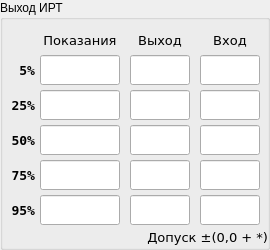
     <widget class="QGroupBox" name="groupBox_out_irt">
      <property name="geometry">
       <rect>
        <x>11</x>
        <y>238</y>
        <width>270</width>
        <height>250</height>
       </rect>
      </property>
      <property name="title">
       <string>Выход ИРТ</string>
      </property>
      <widget class="QLineEdit" name="lineEdit_out_irt_value_5">
       <property name="enabled">
        <bool>true</bool>
       </property>
       <property name="geometry">
        <rect>
         <x>40</x>
         <y>55</y>
         <width>80</width>
         <height>30</height>
        </rect>
       </property>
       <property name="font">
        <font>
         <family>Segoe UI</family>
         <pointsize>11</pointsize>
        </font>
       </property>
       <property name="inputMask">
        <string/>
       </property>
       <property name="text">
        <string/>
       </property>
       <property name="maxLength">
        <number>10</number>
       </property>
       <property name="frame">
        <bool>true</bool>
       </property>
       <property name="cursorPosition">
        <number>0</number>
       </property>
       <property name="placeholderText">
        <string/>
       </property>
       <property name="cursorMoveStyle">
        <enum>Qt::LogicalMoveStyle</enum>
       </property>
       <property name="clearButtonEnabled">
        <bool>false</bool>
       </property>
      </widget>
      <widget class="QLabel" name="label_out_irt_5">
       <property name="geometry">
        <rect>
         <x>10</x>
         <y>55</y>
         <width>25</width>
         <height>30</height>
        </rect>
       </property>
       <property name="font">
        <font>
         <family>DejaVu Sans Mono</family>
         <pointsize>10</pointsize>
         <weight>75</weight>
         <bold>true</bold>
        </font>
       </property>
       <property name="text">
        <string>5%</string>
       </property>
       <property name="alignment">
        <set>Qt::AlignRight|Qt::AlignTrailing|Qt::AlignVCenter</set>
       </property>
       <property name="buddy">
        <cstring>lineEdit_out_irt_value_5</cstring>
       </property>
      </widget>
      <widget class="QLineEdit" name="lineEdit_out_irt_value_95">
       <property name="geometry">
        <rect>
         <x>40</x>
         <y>195</y>
         <width>80</width>
         <height>30</height>
        </rect>
       </property>
       <property name="font">
        <font>
         <family>Segoe UI</family>
         <pointsize>11</pointsize>
        </font>
       </property>
       <property name="maxLength">
        <number>10</number>
       </property>
      </widget>
      <widget class="QLineEdit" name="lineEdit_out_irt_in_50">
       <property name="enabled">
        <bool>true</bool>
       </property>
       <property name="geometry">
        <rect>
         <x>200</x>
         <y>125</y>
         <width>60</width>
         <height>30</height>
        </rect>
       </property>
       <property name="font">
        <font>
         <family>Segoe UI</family>
         <pointsize>11</pointsize>
        </font>
       </property>
       <property name="readOnly">
        <bool>true</bool>
       </property>
      </widget>
      <widget class="QLineEdit" name="lineEdit_out_irt_in_5">
       <property name="enabled">
        <bool>true</bool>
       </property>
       <property name="geometry">
        <rect>
         <x>200</x>
         <y>55</y>
         <width>60</width>
         <height>30</height>
        </rect>
       </property>
       <property name="font">
        <font>
         <family>Segoe UI</family>
         <pointsize>11</pointsize>
        </font>
       </property>
       <property name="inputMethodHints">
        <set>Qt::ImhNone</set>
       </property>
       <property name="text">
        <string/>
       </property>
       <property name="readOnly">
        <bool>true</bool>
       </property>
      </widget>
      <widget class="QLineEdit" name="lineEdit_out_irt_value_50">
       <property name="geometry">
        <rect>
         <x>40</x>
         <y>125</y>
         <width>80</width>
         <height>30</height>
        </rect>
       </property>
       <property name="font">
        <font>
         <family>Segoe UI</family>
         <pointsize>11</pointsize>
        </font>
       </property>
       <property name="maxLength">
        <number>10</number>
       </property>
       <property name="clearButtonEnabled">
        <bool>false</bool>
       </property>
      </widget>
      <widget class="QLabel" name="label_out_irt_95">
       <property name="geometry">
        <rect>
         <x>10</x>
         <y>195</y>
         <width>25</width>
         <height>30</height>
        </rect>
       </property>
       <property name="font">
        <font>
         <family>DejaVu Sans Mono</family>
         <pointsize>10</pointsize>
         <weight>75</weight>
         <bold>true</bold>
        </font>
       </property>
       <property name="text">
        <string>95%</string>
       </property>
       <property name="alignment">
        <set>Qt::AlignRight|Qt::AlignTrailing|Qt::AlignVCenter</set>
       </property>
       <property name="buddy">
        <cstring>lineEdit_out_irt_value_95</cstring>
       </property>
      </widget>
      <widget class="QLineEdit" name="lineEdit_out_irt_value_25">
       <property name="geometry">
        <rect>
         <x>40</x>
         <y>90</y>
         <width>80</width>
         <height>30</height>
        </rect>
       </property>
       <property name="font">
        <font>
         <family>Segoe UI</family>
         <pointsize>11</pointsize>
        </font>
       </property>
       <property name="maxLength">
        <number>10</number>
       </property>
       <property name="clearButtonEnabled">
        <bool>false</bool>
       </property>
      </widget>
      <widget class="QLabel" name="label_out_irt_input">
       <property name="geometry">
        <rect>
         <x>200</x>
         <y>32</y>
         <width>60</width>
         <height>17</height>
        </rect>
       </property>
       <property name="font">
        <font>
         <family>DejaVu Sans</family>
         <pointsize>10</pointsize>
         <weight>50</weight>
         <bold>false</bold>
        </font>
       </property>
       <property name="text">
        <string>Вход</string>
       </property>
       <property name="alignment">
        <set>Qt::AlignCenter</set>
       </property>
      </widget>
      <widget class="QLabel" name="label_out_irt_25">
       <property name="geometry">
        <rect>
         <x>10</x>
         <y>90</y>
         <width>25</width>
         <height>30</height>
        </rect>
       </property>
       <property name="font">
        <font>
         <family>DejaVu Sans Mono</family>
         <pointsize>10</pointsize>
         <weight>75</weight>
         <bold>true</bold>
        </font>
       </property>
       <property name="text">
        <string>25%</string>
       </property>
       <property name="alignment">
        <set>Qt::AlignRight|Qt::AlignTrailing|Qt::AlignVCenter</set>
       </property>
       <property name="buddy">
        <cstring>lineEdit_out_irt_value_25</cstring>
       </property>
      </widget>
      <widget class="QLabel" name="label_out_irt_50">
       <property name="geometry">
        <rect>
         <x>10</x>
         <y>125</y>
         <width>25</width>
         <height>30</height>
        </rect>
       </property>
       <property name="font">
        <font>
         <family>DejaVu Sans Mono</family>
         <pointsize>10</pointsize>
         <weight>75</weight>
         <bold>true</bold>
        </font>
       </property>
       <property name="text">
        <string>50%</string>
       </property>
       <property name="alignment">
        <set>Qt::AlignRight|Qt::AlignTrailing|Qt::AlignVCenter</set>
       </property>
       <property name="buddy">
        <cstring>lineEdit_out_irt_value_50</cstring>
       </property>
      </widget>
      <widget class="QLabel" name="label_out_irt_value">
       <property name="geometry">
        <rect>
         <x>40</x>
         <y>32</y>
         <width>80</width>
         <height>17</height>
        </rect>
       </property>
       <property name="font">
        <font>
         <family>DejaVu Sans</family>
         <pointsize>10</pointsize>
         <weight>50</weight>
         <bold>false</bold>
        </font>
       </property>
       <property name="text">
        <string>Показания</string>
       </property>
       <property name="alignment">
        <set>Qt::AlignCenter</set>
       </property>
      </widget>
      <widget class="QLineEdit" name="lineEdit_out_irt_in_25">
       <property name="enabled">
        <bool>true</bool>
       </property>
       <property name="geometry">
        <rect>
         <x>200</x>
         <y>90</y>
         <width>60</width>
         <height>30</height>
        </rect>
       </property>
       <property name="font">
        <font>
         <family>Segoe UI</family>
         <pointsize>11</pointsize>
        </font>
       </property>
       <property name="readOnly">
        <bool>true</bool>
       </property>
      </widget>
      <widget class="QLineEdit" name="lineEdit_out_irt_value_75">
       <property name="geometry">
        <rect>
         <x>40</x>
         <y>160</y>
         <width>80</width>
         <height>30</height>
        </rect>
       </property>
       <property name="font">
        <font>
         <family>Segoe UI</family>
         <pointsize>11</pointsize>
        </font>
       </property>
       <property name="maxLength">
        <number>10</number>
       </property>
      </widget>
      <widget class="QLineEdit" name="lineEdit_out_irt_in_75">
       <property name="enabled">
        <bool>true</bool>
       </property>
       <property name="geometry">
        <rect>
         <x>200</x>
         <y>160</y>
         <width>60</width>
         <height>30</height>
        </rect>
       </property>
       <property name="font">
        <font>
         <family>Segoe UI</family>
         <pointsize>11</pointsize>
        </font>
       </property>
       <property name="readOnly">
        <bool>true</bool>
       </property>
      </widget>
      <widget class="QLineEdit" name="lineEdit_out_irt_in_95">
       <property name="enabled">
        <bool>true</bool>
       </property>
       <property name="geometry">
        <rect>
         <x>200</x>
         <y>195</y>
         <width>60</width>
         <height>30</height>
        </rect>
       </property>
       <property name="font">
        <font>
         <family>Segoe UI</family>
         <pointsize>11</pointsize>
        </font>
       </property>
       <property name="readOnly">
        <bool>true</bool>
       </property>
      </widget>
      <widget class="QLabel" name="label_out_irt_75">
       <property name="geometry">
        <rect>
         <x>10</x>
         <y>160</y>
         <width>25</width>
         <height>30</height>
        </rect>
       </property>
       <property name="font">
        <font>
         <family>DejaVu Sans Mono</family>
         <pointsize>10</pointsize>
         <weight>75</weight>
         <bold>true</bold>
        </font>
       </property>
       <property name="text">
        <string>75%</string>
       </property>
       <property name="alignment">
        <set>Qt::AlignRight|Qt::AlignTrailing|Qt::AlignVCenter</set>
       </property>
       <property name="buddy">
        <cstring>lineEdit_out_irt_value_75</cstring>
       </property>
      </widget>
      <widget class="QLabel" name="label_acceptance_error_irt">
       <property name="geometry">
        <rect>
         <x>2</x>
         <y>230</y>
         <width>266</width>
         <height>15</height>
        </rect>
       </property>
       <property name="font">
        <font>
         <family>DejaVu Sans</family>
         <pointsize>10</pointsize>
         <weight>50</weight>
         <bold>false</bold>
        </font>
       </property>
       <property name="toolTip">
        <string>&lt;html&gt;&lt;head/&gt;&lt;body&gt;&lt;p&gt;* - одна единица последнего разряда, выраженная в процентах от диапазона измерений&lt;/p&gt;&lt;/body&gt;&lt;/html&gt;</string>
       </property>
       <property name="text">
        <string>Допуск ±(0,0 + *)</string>
       </property>
       <property name="alignment">
        <set>Qt::AlignRight|Qt::AlignTrailing|Qt::AlignVCenter</set>
       </property>
      </widget>
      <widget class="QLabel" name="label_out_irt_output">
       <property name="geometry">
        <rect>
         <x>130</x>
         <y>32</y>
         <width>60</width>
         <height>17</height>
        </rect>
       </property>
       <property name="font">
        <font>
         <family>DejaVu Sans</family>
         <pointsize>10</pointsize>
         <weight>50</weight>
         <bold>false</bold>
        </font>
       </property>
       <property name="text">
        <string>Выход</string>
       </property>
       <property name="alignment">
        <set>Qt::AlignCenter</set>
       </property>
      </widget>
      <widget class="QLineEdit" name="lineEdit_out_irt_output_50">
       <property name="enabled">
        <bool>true</bool>
       </property>
       <property name="geometry">
        <rect>
         <x>130</x>
         <y>125</y>
         <width>60</width>
         <height>30</height>
        </rect>
       </property>
       <property name="font">
        <font>
         <family>Segoe UI</family>
         <pointsize>11</pointsize>
        </font>
       </property>
       <property name="readOnly">
        <bool>true</bool>
       </property>
      </widget>
      <widget class="QLineEdit" name="lineEdit_out_irt_output_5">
       <property name="enabled">
        <bool>true</bool>
       </property>
       <property name="geometry">
        <rect>
         <x>130</x>
         <y>55</y>
         <width>60</width>
         <height>30</height>
        </rect>
       </property>
       <property name="font">
        <font>
         <family>Segoe UI</family>
         <pointsize>11</pointsize>
        </font>
       </property>
       <property name="inputMethodHints">
        <set>Qt::ImhNone</set>
       </property>
       <property name="text">
        <string/>
       </property>
       <property name="readOnly">
        <bool>true</bool>
       </property>
      </widget>
      <widget class="QLineEdit" name="lineEdit_out_irt_output_25">
       <property name="enabled">
        <bool>true</bool>
       </property>
       <property name="geometry">
        <rect>
         <x>130</x>
         <y>90</y>
         <width>60</width>
         <height>30</height>
        </rect>
       </property>
       <property name="font">
        <font>
         <family>Segoe UI</family>
         <pointsize>11</pointsize>
        </font>
       </property>
       <property name="readOnly">
        <bool>true</bool>
       </property>
      </widget>
      <widget class="QLineEdit" name="lineEdit_out_irt_output_75">
       <property name="enabled">
        <bool>true</bool>
       </property>
       <property name="geometry">
        <rect>
         <x>130</x>
         <y>160</y>
         <width>60</width>
         <height>30</height>
        </rect>
       </property>
       <property name="font">
        <font>
         <family>Segoe UI</family>
         <pointsize>11</pointsize>
        </font>
       </property>
       <property name="readOnly">
        <bool>true</bool>
       </property>
      </widget>
      <widget class="QLineEdit" name="lineEdit_out_irt_output_95">
       <property name="enabled">
        <bool>true</bool>
       </property>
       <property name="geometry">
        <rect>
         <x>130</x>
         <y>195</y>
         <width>60</width>
         <height>30</height>
        </rect>
       </property>
       <property name="font">
        <font>
         <family>Segoe UI</family>
         <pointsize>11</pointsize>
        </font>
       </property>
       <property name="readOnly">
        <bool>true</bool>
       </property>
      </widget>
     </widget>
